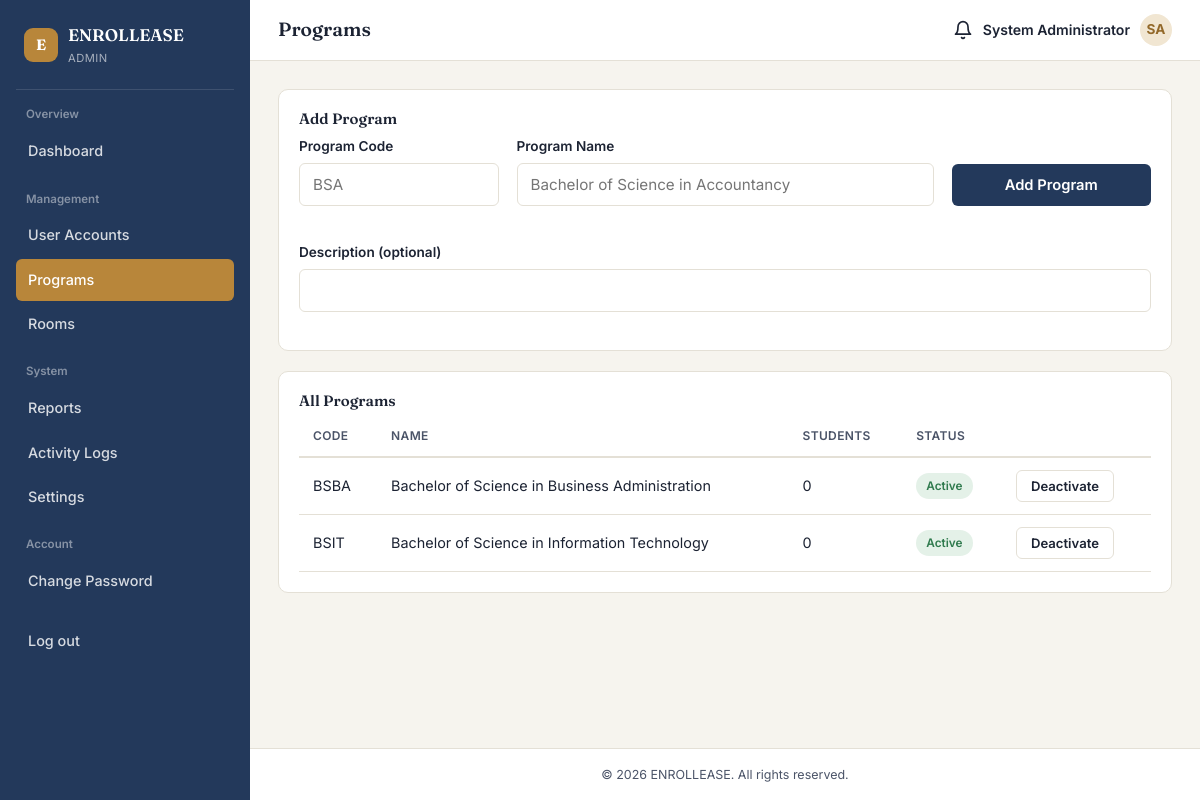
Screenshot of /admin/programs.php (signed in) with the database file from the repository.
### tables this page shows
CREATE TABLE programs (
    program_id INT AUTO_INCREMENT PRIMARY KEY,
    program_code VARCHAR(20) NOT NULL UNIQUE,
    program_name VARCHAR(150) NOT NULL,
    description TEXT NULL,
    is_active TINYINT(1) NOT NULL DEFAULT 1
);

### includes/functions.php (called while the page is built, shortened)
<?php
function e(?string $value): string
{
    return htmlspecialchars($value ?? '', ENT_QUOTES, 'UTF-8');
}

### admin/programs.php (the view, shortened to what this page needs)
<?php
require_once __DIR__ . '/../includes/auth.php';
$programs = $pdo->query(
    "SELECT p.*, (SELECT COUNT(*) FROM student_profiles sp WHERE sp.program_id = p.program_id) AS student_count
     FROM programs p ORDER BY p.program_name"
)->fetchAll();
require_once __DIR__ . '/../includes/header.php';
?>
<div class="card">
    <h4>Add Program</h4>
    <form method="POST" class="grid grid-4" style="align-items:end;">
        <div class="field"><label>Program Code</label><input type="text" name="program_code" placeholder="BSA" required
                maxlength="20"></div>
        <div class="field" style="grid-column: span 2;"><label>Program Name</label><input type="text"
                name="program_name" placeholder="Bachelor of Science in Accountancy" required></div>
        <div class="field"><label style="visibility:hidden;">&nbsp;</label>
            <button class="btn btn-primary" type="submit">Add Program</button>
        </div>
        <div class="field" style="grid-column: 1 / -1;"><label>Description (optional)</label><input type="text"
                name="description"></div>
    </form>
</div>
<div class="card" style="margin-top:20px;">
    <h4>All Programs</h4>
    <table>
        <thead>
            <tr>
                <th>Code</th>
                <th>Name</th>
                <th>Students</th>
                <th>Status</th>
                <th></th>
            </tr>
        </thead>
        <tbody>
            <?php foreach ($programs as $p): ?>
                <tr>
                    <td><?= e($p['program_code']) ?></td>
                    <td><?= e($p['program_name']) ?></td>
                    <td><?= (int) $p['student_count'] ?></td>
                    <td><span
                            class="badge badge-<?= $p['is_active'] ? 'success' : 'neutral' ?>"><?= $p['is_active'] ? 'Active' : 'Inactive' ?></span>
                    </td>
                    <td>
                        <form method="POST"><?= csrfField() ?>
                            <button class="btn btn-outline btn-sm"
                                data-confirm="<?= $p['is_active'] ? 'Deactivate' : 'Reactivate' ?> this program? Deactivated programs no longer appear on the student registration form."><?= $p['is_active'] ? 'Deactivate' : 'Reactivate' ?></button>
                        </form>
                    </td>
                </tr>
            <?php endforeach; ?>
        </tbody>
    </table>
</div>
<?php require_once __DIR__ . '/../includes/footer.php'; ?>

### assets/css/style.css (style rules this page uses)
:root { --ink: #1c2333; --ink-soft: #4b5468; --parchment: #f6f4ee; --surface: #ffffff; --line: #e4e0d6; --brass: #b8863a; --brass-dark: #93692a; --brass-tint: #f1e6d2; --navy: #23395b; --navy-dark: #182740; --success: #2f7a4d; --success-tint: #e4f1e8; --warning: #b8863a; --warning-tint: #f6ecd9; --danger: #b4453a; --danger-tint: #f7e6e3; --info: #2f5d8a; --info-tint: #e4edf5; --radius-sm: 6px; --radius-md: 10px; --radius-lg: 16px; --shadow-1: 0 1px 2px rgba(28, 35, 51, 0.06); --shadow-2: 0 6px 20px rgba(28, 35, 51, 0.08); --font-display: "Fraunces", Georgia, serif; --font-body: "Inter", -apple-system, BlinkMacSystemFont, sans-serif; }
* { box-sizing: border-box; }
html { -webkit-text-size-adjust: 100%; }
body { margin: 0; font-family: var(--font-body); background: var(--parchment); color: var(--ink); line-height: 1.55; font-size: 15px; overflow-x: hidden; }
h1, h2, h3, h4 { font-family: var(--font-display); font-weight: 600; line-height: 1.2; margin: 0 0 0.5em; color: var(--ink); }
.field { margin-bottom: 18px; }
.field label { display: block; font-size: 0.85rem; font-weight: 600; margin-bottom: 6px; color: var(--ink); }
input[type="text"], input[type="email"], input[type="password"], input[type="number"], input[type="date"], input[type="tel"], select, textarea { width: 100%; padding: 11px 13px; font-family: var(--font-body); font-size: 0.95rem; border: 1px solid var(--line); border-radius: var(--radius-sm); background: var(--surface); color: var(--ink); transition: border-color 0.15s ease, box-shadow 0.15s ease; }
.btn { display: inline-flex; align-items: center; justify-content: center; gap: 8px; padding: 11px 20px; border-radius: var(--radius-sm); font-family: var(--font-body); font-weight: 600; font-size: 0.92rem; border: 1px solid transparent; cursor: pointer; transition: transform 0.05s ease, background 0.15s ease, box-shadow 0.15s ease; text-decoration: none; }
.btn-primary { background: var(--navy); color: #fff; width: 100%; }
.btn-outline { background: transparent; border-color: var(--line); color: var(--ink); }
.btn-sm { padding: 7px 14px; font-size: 0.82rem; }
.grid { display: grid; gap: 18px; }
.grid-4 { grid-template-columns: repeat(4, 1fr); }
.card { background: var(--surface); border: 1px solid var(--line); border-radius: var(--radius-md); padding: 20px; min-width: 0; overflow-wrap: break-word; }
table { width: 100%; border-collapse: collapse; font-size: 0.9rem; }
thead th { text-align: left; font-size: 0.75rem; text-transform: uppercase; letter-spacing: 0.03em; color: var(--ink-soft); font-weight: 600; padding: 10px 14px; border-bottom: 2px solid var(--line); }
tbody td { padding: 12px 14px; border-bottom: 1px solid var(--line); color: var(--ink); }
.badge { display: inline-block; padding: 4px 10px; border-radius: 100px; font-size: 0.74rem; font-weight: 600; }
.badge-success { background: var(--success-tint); color: var(--success); }

### rows the page displays
programs: program_code "BSBA", program_name "Bachelor of Science in Business Administration", student_count "0", is_active "Active"
programs: program_code "BSIT", program_name "Bachelor of Science in Information Technology", student_count "0", is_active "Active"

### other values shown
SITE_NAME "ENROLLEASE"
str_replace('_', ' ', $roleName) "ADMIN"
$label "Overview"
$text "Dashboard"
$label "Management"
$text "User Accounts"
$text "Programs"
$text "Rooms"
$label "System"
$text "Reports"
$text "Activity Logs"
$text "Settings"
$label "Account"
$text "Change Password"
$pageTitle "Programs"
